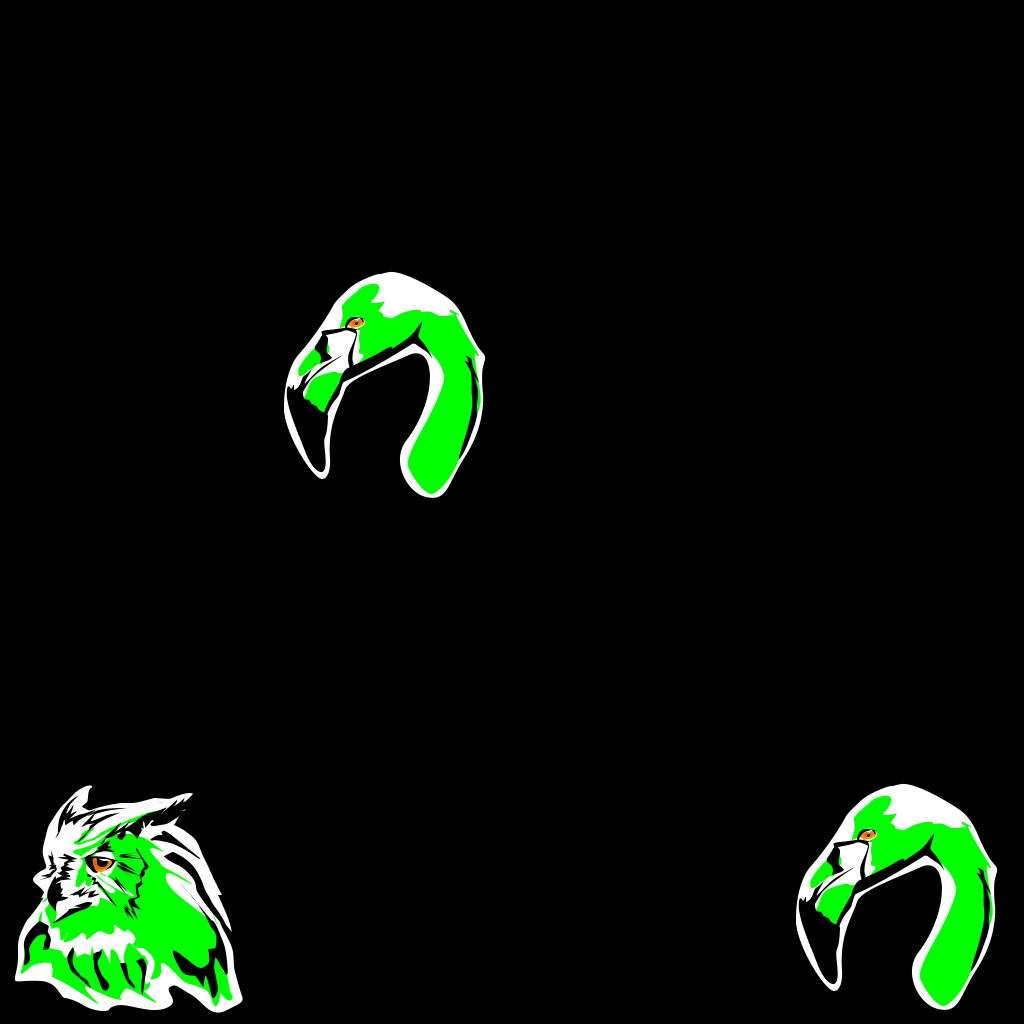

This is a level from a 2D game, rendered from its Tiled map with the project's own tilesets. A one-line summary and the complete map file follow:
An orthogonal 4x4 tile map with 256x256 px tiles, 2 tile layers (Tile Layer 1, Tile Layer 2).

<map version="1.0" tiledversion="1.1.5" orientation="orthogonal" renderorder="right-down" width="4" height="4" tilewidth="256" tileheight="256" infinite="0" nextobjectid="1">
 <tileset firstgid="1" source="birds.tsx" />
 <layer name="Tile Layer 1" width="4" height="4">
  <data encoding="csv">
0,0,0,0,
0,1,0,0,
0,0,0,0,
7,0,0,0
</data>
 </layer>
 <layer name="Tile Layer 2" width="4" height="4">
  <data encoding="csv">
0,0,0,0,
0,0,0,0,
0,0,0,0,
0,0,0,1
</data>
 </layer>
</map>
